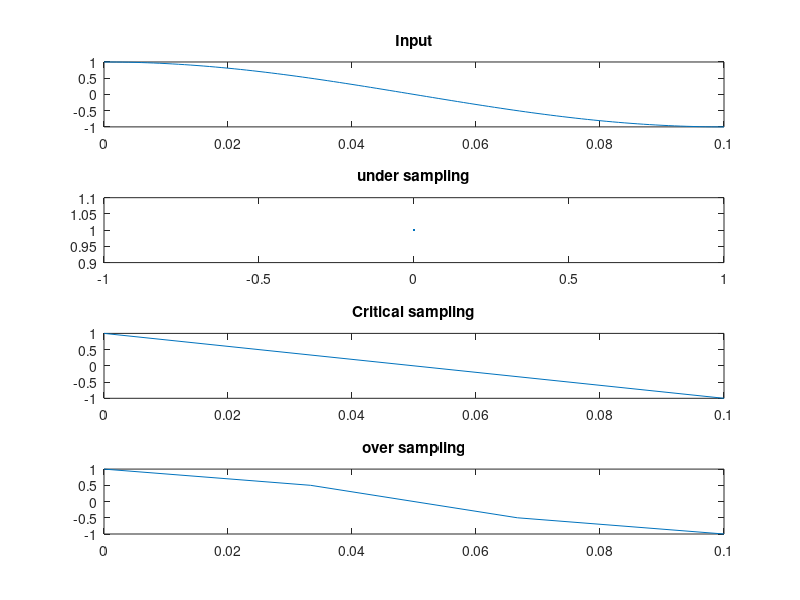

The MATLAB script that drew this image:
clc;
f=input('Enter the frequency: ');
t=0:0.001:0.1;
x=cos(2*pi*f*t);
subplot(4,1,1);
plot(t,x);
title('Input');
fs=1.5*f;
ts=1/fs;
td=0:ts:0.1;
x=cos(2*pi*f*td);
subplot(4,1,2)
plot(td,x);
title('under sampling');
fs=2*f;
ts=1/fs;
td=0:ts:0.1;
x=cos(2*pi*f*td);
subplot(4,1,3);
plot(td,x);
title('Critical sampling');
fs=6*f;
ts=1/fs;
td=0:ts:0.1;
x=cos(2*pi*f*td);
subplot(4,1,4);
plot(td,x);
title('over sampling');